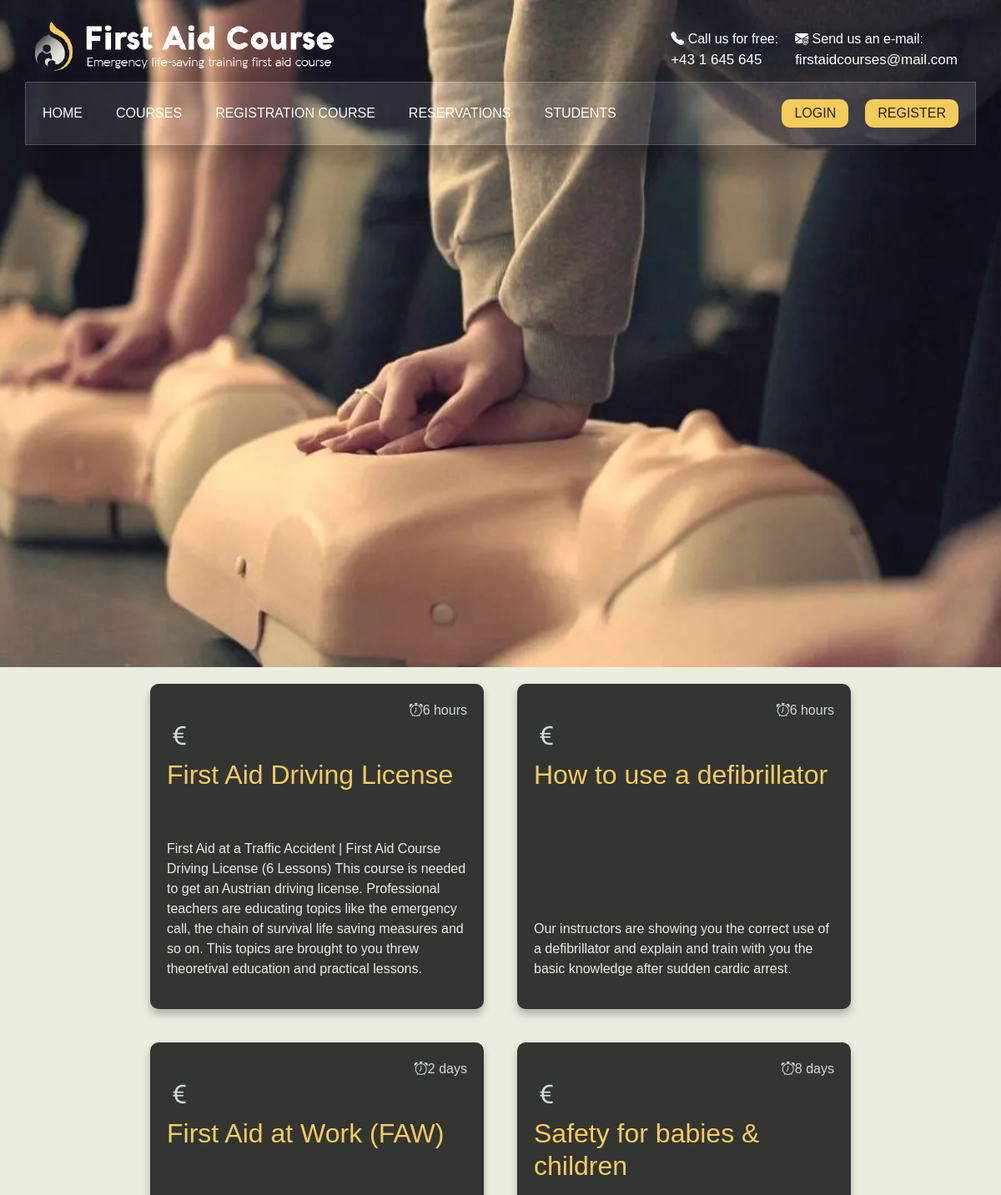
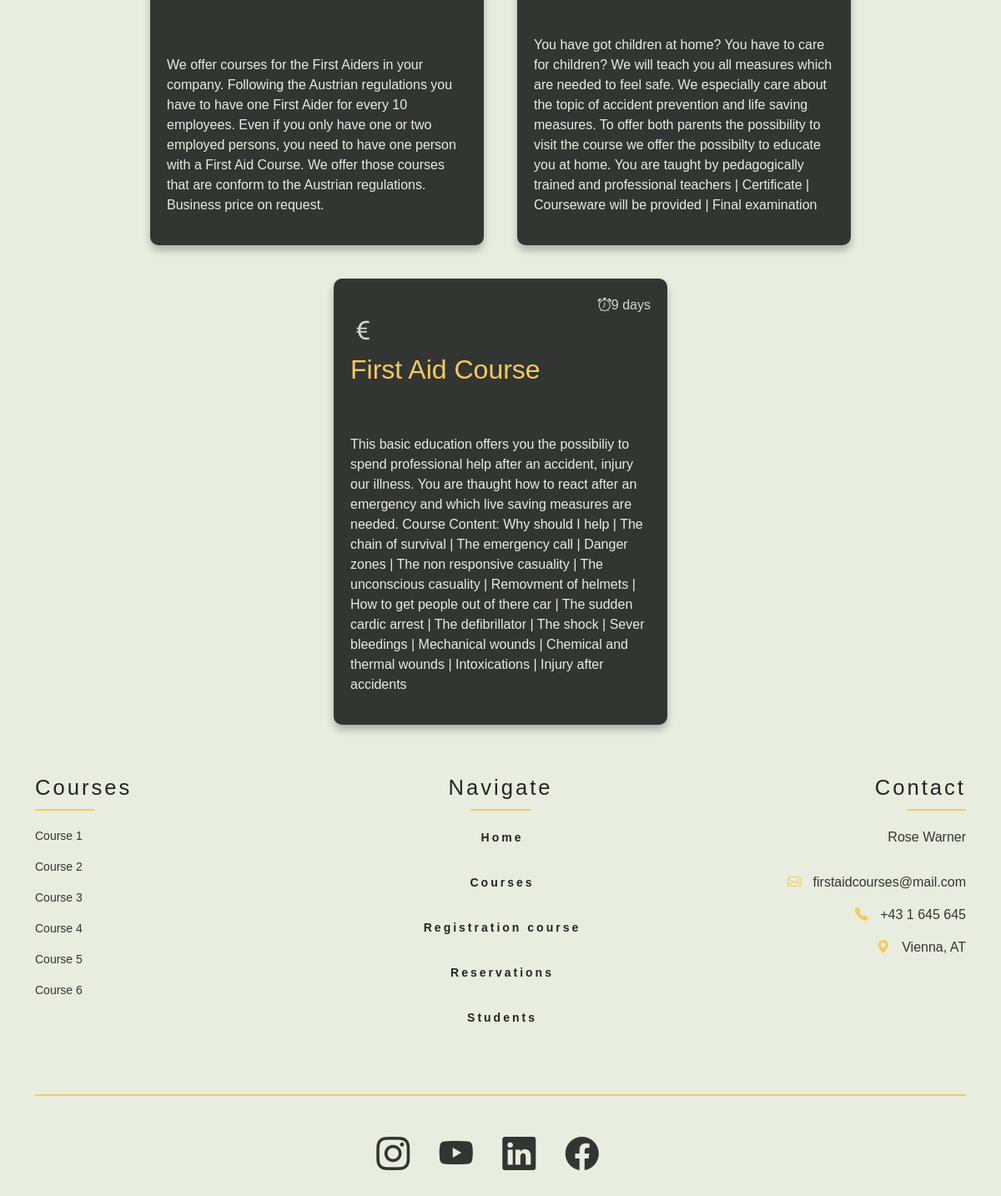
Screenshot of /actions/courses.php with the database file from the repository (2 pictures, top to bottom).
### tables this page shows
CREATE TABLE `courses` (
  `id` int(10) NOT NULL,
  `name` varchar(255) NOT NULL,
  `duration` varchar(15) NOT NULL,
  `address` varchar(255) NOT NULL,
  `start_date` datetime NOT NULL,
  `end_date` datetime NOT NULL,
  `price_private` int(11) NOT NULL,
  `price_business` int(11) DEFAULT NULL,
  `price_student` int(11) NOT NULL,
  `fk_trainer` int(11) NOT NULL,
  `capacity` int(11) NOT NULL,
  `image` varchar(255) NOT NULL,
  `description` text NOT NULL
);

### actions/courses.php (the view, shortened to what this page needs)
<!DOCTYPE html>
<html lang="en">
  <head>
    <link
      href="https://cdn.jsdelivr.net/npm/bootstrap@5.2.3/dist/css/bootstrap.min.css"
      rel="stylesheet"
    />
    <link
      rel="stylesheet"
      href="https://cdn.jsdelivr.net/npm/bootstrap-icons@1.10.2/font/bootstrap-icons.css"
    />
    <link rel="stylesheet" href="style/style.css" />
  </head>
  <body>
    <section id="header">
      <div class="header-top">
        <div class="container d-flex justify-content-between">
          <a href="">
            <img class="logo" src="images/first_aid_navbar-logo.png" alt="" />
          </a>
          <div class="d-inline-flex ml-auto">
            <div class="headCont bi bi-telephone-fill">
              Call us for free:<br /><a href="tel:+43 1 645 645"
                >+43 1 645 645</a
              >
            </div>
            <div class="headCont bi bi-envelope-at-fill">
              Send us an e-mail: <br /><a href="mailto:firstaidcourses@mail.com"
                >firstaidcourses@mail.com</a
              >
            </div>
          </div>
        </div>
      </div>
      <nav class="navbar navbar-expand-lg navbar-light navbar-top">
        <div class="container nav-wrapper p-0">
          <div class="collapse navbar-collapse" id="navbarToggler">
            <ul class="navbar-nav">
              <li class="nav-item">
                <a href="" class="nav-link" id="expanded-home-link">Home</a>
              </li>
              <li class="nav-item">
                <a href="" class="nav-link">Courses</a>
              </li>
              <li class="nav-item">
                <a href="" class="nav-link">Registration course</a>
              </li>
              <li class="nav-item">
                <a href="" class="nav-link">Reservations</a>
              </li>
              <li class="nav-item">
                <a href="" class="nav-link">Students</a>
              </li>
            </ul>
            <div class="my-btn ms-auto">
              <a href="" class="nav-link">Login</a>
            </div>
            <div class="my-btn ms-left">
              <a href="" class="nav-link">Register</a>
            </div>
          </div>
        </div>
      </nav>
    </section>
    <div id="banner"></div>
    <div class="cards-course">
    <?php
      require_once 'actions/db_connect.php';
      $result = mysqli_query($link, "SELECT * FROM courses");
      while($row = mysqli_fetch_array($result)) {
      ?>
      <div class="card-course card-1">
        <div class="card__icon bi bi-currency-euro">
        </div>
        <p class="card__exit bi bi-alarm"><?= $row['duration']?></p>
        <h2 class="card__title"><?= $row['name']?></h2>
        <p class="card_info"><?= $row['description']?></p>
      </div>
      <?php
        }
      ?>
    </div>
    <div class="footer">
      <div class="container">
        <div class="row">
          <div class="col-md-4 col-xs-12">
            <div class="first">
              <h4>Courses</h4>
              <p>Course 1</p>
              <p>Course 2</p>
              <p>Course 3</p>
              <p>Course 4</p>
              <p>Course 5</p>
              <p>Course 6</p>
            </div>
          </div>
          <div class="col-md-4 col-xs-12">
            <div class="second">
              <h4>Navigate</h4>
              <ul>
                <li><a href="#">Home</a></li>
                <li><a href="#">Courses</a></li>
                <li><a href="#">Registration course</a></li>
                <li><a href="#">Reservations</a></li>
                <li><a href="#">Students</a></li>
              </ul>
            </div>
          </div>
          <div class="col-md-4 col-xs-12">
            <div class="third">
              <h4>Contact</h4>
              <ul>
                <li>Rose Warner</li>
                <li></li>
                <li>
                  <i class="bi bi-envelope" style="padding-right: 10px; color: #f5cb5c"> </i>  firstaidcourses@mail.com
                </li>
                <li><i class="bi bi-telephone-fill"style="padding-right: 10px; color: #f5cb5c"> </i> +43 1 645 645</li>
                <li><i class="bi bi-geo-alt-fill"style="padding-right: 10px; color: #f5cb5c"> </i> Vienna, AT</li>
              </ul>
            </div>
          </div>
        </div>
      </div>
      <div class="container">
        <div class="row">
          <div class="col-12">
            <div class="line"></div>
            <div class="second2">
              <a href="https://intagram.com" target="_blank">
                <i class="bi bi-instagram" style="font-size: 40px; color: #333533""></i
              ></a>
              <a href="https://youtube.com/" target="_blank">
                <i class="bi bi-youtube" style="font-size: 40px; color: #333533""></i
              ></a>
              <a
                href="https://www.linkedin.com"
                target="_blank"
              >
                <i class="bi bi-linkedin" style="font-size: 40px; color: #333533"></i
              ></a>
              <a
                href="https://www.facebook.com"
                target="_blank"
                ><i class="bi bi-facebook" style="font-size: 40px; color: #333533"></i
              ></a>
            </div>
          </div>
        </div>
      </div>
    </div>
  </body>
</html>

### style/style.css (style rules this page uses)
* { padding: 0; margin: 0; box-sizing: border-box; font-family: "Poppins", sans-serif; }
body { height: 2000px; background-color: #e8eddf; }
#banner { background-image: url(../images/banner.jpg); height: 100vh; background-size: cover; background-position: center; }
.header-top { margin-top: 25px; margin-bottom: 10px; z-index: 999; pointer-events: all; position: absolute; width: 100%; overflow: hidden; }
.headCont { font-family: sans-serif; font-weight: 400; position: relative; padding: 10px; color: white; }
.headCont a { font-family: sans-serif; font-weight: 40px; color: white; font-size: 17px; text-decoration: none; }
.navbar { position: absolute; z-index: 999; top: 90px; width: 100%; }
.navbar-top { transition: 0.2s; }
.nav-wrapper { width: 100%; background: rgba(255, 255, 255, 0.1); box-shadow: 0 8px 32px 0 rgba(14, 14, 15, 0.37); backdrop-filter: blur(0.5px); border: 1px solid rgba(255, 255, 255, 0.18); position: relative; }
.navbar-light .navbar-nav .nav-link { font-family: sans-serif; color: white; font-size: 16px; text-transform: capitalize; font-weight: 400; padding: 25px 20px; text-transform: uppercase; }
.my-btn a { font-family: sans-serif; position: relative; background-color: #f5cb5c; color: #242423; z-index: 1; text-transform: uppercase; font-weight: 500; width: 100%; border-radius: 10px; display: block; transition: 3s; padding: 5px 15px; }
.my-btn { margin-right: 20px; }
.first { margin-top: 40px; margin-bottom: 50px; color: #333533; font-family: "Poppins", sans-serif; }
.first h4 { font-size: 20px; letter-spacing: 3px; position: relative; margin-bottom: 20px; font-size: 1.6em; color: #242423; padding-bottom: 0.5em; }
.first h4::after { content: ""; background: #f5cb5c; width: 20%; height: 2px; position: absolute; bottom: 0; left: 0; }
.first p { font-size: 14px; }
.second { margin-top: 40px; margin-bottom: 50px; color: #333533; font-family: "Poppins", sans-serif; text-align: center; }
.second2 { margin-top: 40px; margin-bottom: 50px; color: #242423; font-family: "Poppins", sans-serif; text-align: center; }
.second h4 { font-size: 20px; letter-spacing: 3px; position: relative; margin-bottom: 20px; font-size: 1.6em; color: #242423; padding-bottom: 0.5em; }
.second h4::after { content: ""; background: #f5cb5c; width: 20%; height: 2px; position: absolute; bottom: 0; left: 40%; }
.second li { list-style: none; padding-bottom: 30px; }
.second a, .second2 a { color: #242423; text-decoration: none; letter-spacing: 3px; font-weight: bold; font-size: 14px; transition: 0.2s; margin-right: 2em; }
.third { margin-top: 40px; margin-bottom: 50px; color: #333533; font-family: "Poppins", sans-serif; text-align: right; }
.third h4 { font-size: 20px; letter-spacing: 3px; position: relative; margin-bottom: 20px; font-size: 1.6em; color: #242423; padding-bottom: 0.5em; }
.third h4::after { content: ""; background: #f5cb5c; width: 20%; height: 2px; position: absolute; bottom: 0; left: 80%; }
.third li { list-style: none; padding-bottom: 15px; }
.line { height: 2px; background-color: #f5cb5c; width: 100%; }
.cards-course { display: flex; flex-wrap: wrap; justify-content: space-between; }
.card-course { margin: 20px; padding: 20px; width: 400px; min-height: 200px; display: grid; grid-template-rows: 20px 50px 1fr 50px; border-radius: 10px; box-shadow: 0px 6px 10px rgba(0, 0, 0, 0.25); transition: all 0.2s; }
.card__link, .card__exit, .card__icon { position: relative; text-decoration: none; color: #cfdbd5; }
.card__exit { grid-row: 1/2; justify-self: end; }
.card__icon { grid-row: 2/3; font-size: 30px; }
.card_info { color: #e8eddf; }
.card__title { grid-row: 3/4; font-weight: 400; color: #f5cb5c; }
.card-1 { background: #333533; }
@media (max-width: 1600px) { .cards-course { justify-content: center; } }

### rows the page displays
courses: duration "6 hours", name "First Aid Driving License", description "First Aid at a Traffic Accident | First Aid Course Driving License (6 Lessons) This course is needed to get an Austrian driving license. Professional teachers are educating topics like the emergency call, the chain of survival life saving measures and so on. This topics are brought to you threw theoretival education and practical lessons."
courses: duration "6 hours", name "How to use a defibrillator", description "Our instructors are showing you the correct use of a defibrillator and explain and train with you the basic knowledge after sudden cardic arrest."
courses: duration "2 days", name "First Aid at Work (FAW)", description "We offer courses for the First Aiders in your company. Following the Austrian regulations you have to have one First Aider for every 10 employees. Even if you only have one or two employed persons, you need to have one person with a First Aid Course. We offer those courses that are conform to the Austrian regulations. Business price on request."
courses: duration "8 days", name "Safety for babies & children", description "You have got children at home? You have to care for children? We will teach you all measures which are needed to feel safe. We especially care about the topic of accident prevention and life saving measures. To offer both parents the possibility to visit the course we offer the possibilty to educate you at home. You are taught by pedagogically trained and professional teachers | Certificate | Courseware will be provided | Final examination"
courses: duration "9 days", name "First Aid Course", description "This basic education offers you the possibiliy to spend professional help after an accident, injury our illness. You are thaught how to react after an emergency and which live saving measures are needed. Course Content: Why should I help | The chain of survival | The emergency call | Danger zones | The non responsive casuality | The unconscious casuality | Removment of helmets | How to get people out of there car | The sudden cardic arrest | The defibrillator | The shock | Sever bleedings | Mechanical wounds | Chemical and thermal wounds | Intoxications | Injury after accidents"
